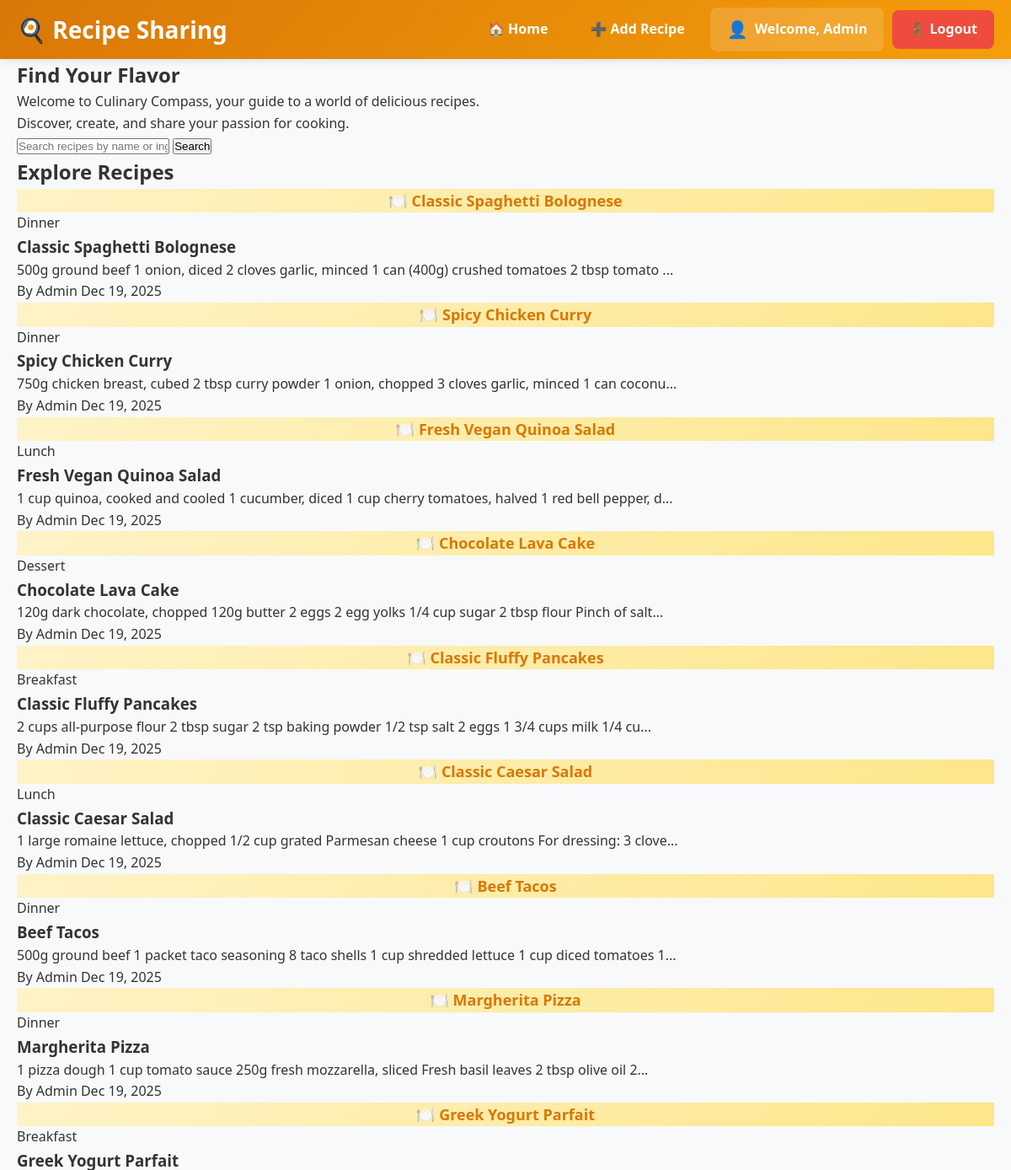
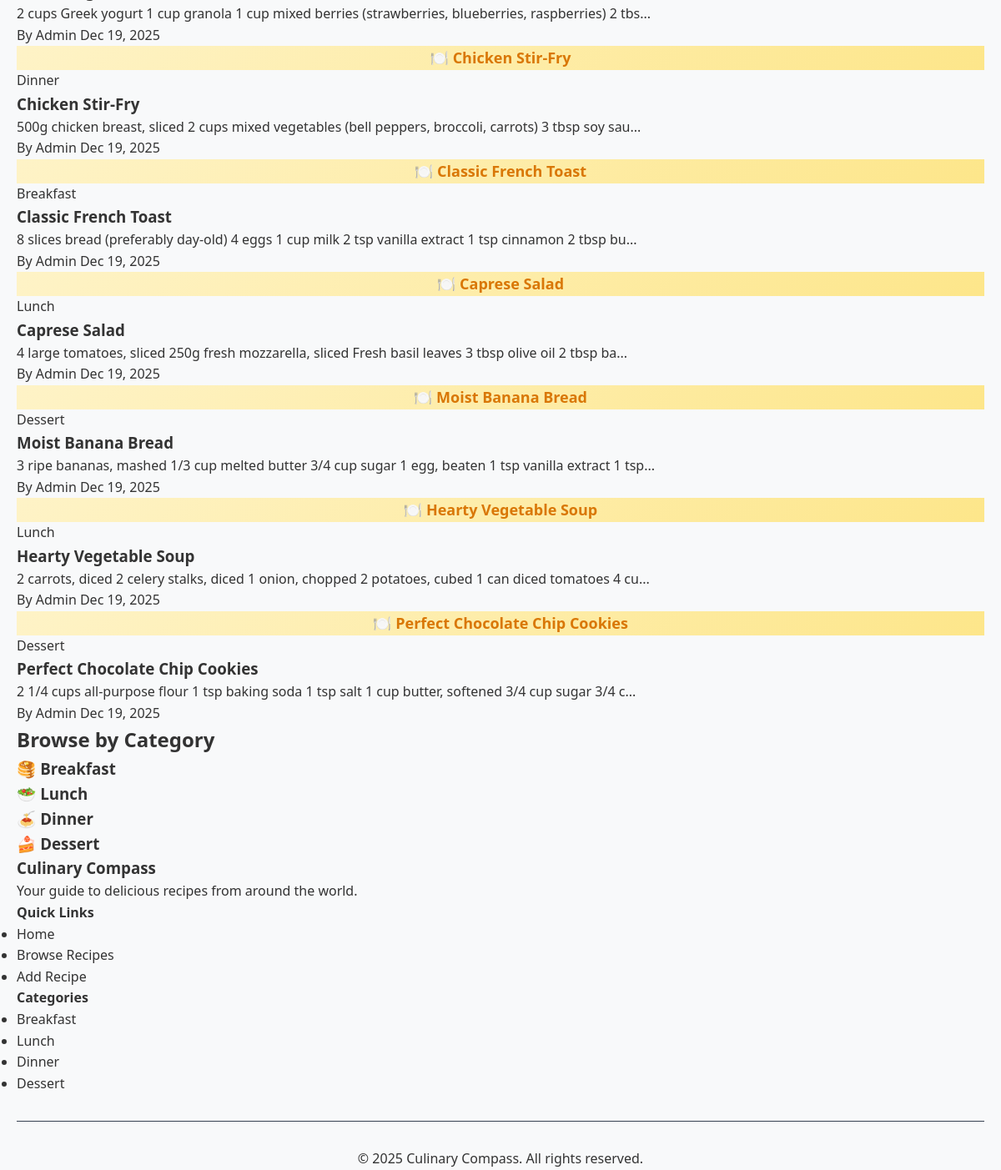
The page / (signed in) on the database its author committed (2 pictures, top to bottom).
### tables this page shows
CREATE TABLE IF NOT EXISTS recipes (
    id INT AUTO_INCREMENT PRIMARY KEY,
    user_id INT NOT NULL,
    title VARCHAR(200) NOT NULL,
    category VARCHAR(50) NOT NULL,
    ingredients TEXT NOT NULL,
    instructions TEXT NOT NULL,
    image VARCHAR(255) DEFAULT 'default-recipe.jpg',
    created_at TIMESTAMP DEFAULT CURRENT_TIMESTAMP,
    updated_at TIMESTAMP DEFAULT CURRENT_TIMESTAMP ON UPDATE CURRENT_TIMESTAMP,
    INDEX idx_user_id (user_id),
    INDEX idx_category (category),
    INDEX idx_created_at (created_at),
    FOREIGN KEY (user_id) REFERENCES users(id) ON DELETE CASCADE
);

CREATE TABLE IF NOT EXISTS users (
    id INT AUTO_INCREMENT PRIMARY KEY,
    name VARCHAR(100) NOT NULL,
    email VARCHAR(100) NOT NULL UNIQUE,
    password_hash VARCHAR(255) NOT NULL,
    created_at TIMESTAMP DEFAULT CURRENT_TIMESTAMP,
    INDEX idx_email (email)
);

### index.php (the view, shortened to what this page needs)
<?php
require_once 'config/database.php';
$search = isset($_GET['search']) ? trim($_GET['search']) : '';
if ($search) {
  $stmt = $pdo->prepare("
        SELECT r.*, u.name as author_name
        FROM recipes r
        JOIN users u ON r.user_id = u.id
        WHERE r.title LIKE ? OR r.ingredients LIKE ? OR r.category LIKE ?
        ORDER BY r.created_at DESC
    ");
  $searchTerm = "%{$search}%";
  $stmt->execute([$searchTerm, $searchTerm, $searchTerm]);
} else {
  $stmt = $pdo->query("
        SELECT r.*, u.name as author_name
        FROM recipes r
        JOIN users u ON r.user_id = u.id
        ORDER BY r.created_at DESC
        LIMIT 15
    ");
}
$recipes = $stmt->fetchAll();
include 'includes/header.php';
?>
<section class="hero">
  <div class="container">
    <h1>Find Your Flavor</h1>
    <p>Welcome to Culinary Compass, your guide to a world of delicious recipes.<br>
      Discover, create, and share your passion for cooking.</p>
  </div>
</section>
<section class="search-section">
  <div class="container">
    <div class="search-bar-container">
      <form method="GET" action="index.php" class="search-form">
        <input
          type="text"
          name="search"
          class="search-input"
          placeholder="Search recipes by name or ingredients..."
          value="<?php echo htmlspecialchars($search); ?>">
        <button type="submit" class="search-button">Search</button>
      </form>
    </div>
  </div>
</section>
<section class="recipes-section">
  <div class="container">
    <h2><?php echo $search ? 'Search Results' : 'Explore Recipes'; ?></h2>
    <?php if (count($recipes) > 0): ?>
      <div class="recipe-grid">
        <?php foreach ($recipes as $recipe): ?>
          <article class="recipe-card">
            <a href="recipe-detail.php?id=<?php echo $recipe['id']; ?>" class="recipe-card-link">
              <div class="recipe-card-image">
                <?php if (!empty($recipe['image']) && file_exists('assets/uploads/' . $recipe['image'])): ?>
                  <img src="assets/uploads/<?php echo htmlspecialchars($recipe['image']); ?>"
                    alt="<?php echo htmlspecialchars($recipe['title']); ?>">
                <?php else: ?>
                  <div style="width: 100%; height: 100%; display: flex; align-items: center; justify-content: center; background: linear-gradient(135deg, #fef3c7, #fde68a); color: #d97706; font-size: 18px; font-weight: 600;">
                    🍽️ <?php echo htmlspecialchars($recipe['title']); ?>
                  </div>
                <?php endif; ?>
                <span class="recipe-category-badge">
                  <?php echo htmlspecialchars($recipe['category']); ?>
                </span>
              </div>
              <div class="recipe-card-content">
                <h3 class="recipe-card-title">
                  <?php echo htmlspecialchars($recipe['title']); ?>
                </h3>
                <p class="recipe-card-description">
                  <?php
                  $ingredients = htmlspecialchars($recipe['ingredients']);
                  echo substr($ingredients, 0, 100) . (strlen($ingredients) > 100 ? '...' : '');
                  ?>
                </p>
                <div class="recipe-card-meta">
                  <span class="recipe-author">
                    By <?php echo htmlspecialchars($recipe['author_name']); ?>
                  </span>
                  <span class="recipe-date">
                    <?php echo date('M d, Y', strtotime($recipe['created_at'])); ?>
                  </span>
                </div>
              </div>
            </a>
          </article>
        <?php endforeach; ?>
      </div>
    <?php endif; ?>
  </div>
</section>
<section class="categories-section">
  <div class="container">
    <h2>Browse by Category</h2>
    <div class="category-grid">
      <a href="browse.php?category=Breakfast" class="category-card">
        <h3>🥞 Breakfast</h3>
      </a>
      <a href="browse.php?category=Lunch" class="category-card">
        <h3>🥗 Lunch</h3>
      </a>
      <a href="browse.php?category=Dinner" class="category-card">
        <h3>🍝 Dinner</h3>
      </a>
      <a href="browse.php?category=Dessert" class="category-card">
        <h3>🍰 Dessert</h3>
      </a>
    </div>
  </div>
</section>
<?php include 'includes/footer.php'; ?>

### assets/css/style.css (style rules this page uses)
* { margin: 0; padding: 0; box-sizing: border-box; }
body { font-family: 'Segoe UI', Tahoma, Geneva, Verdana, sans-serif; line-height: 1.6; color: #333; background-color: #f8f9fa; }
.container { max-width: 1200px; margin: 0 auto; padding: 0 20px; }
a { text-decoration: none; color: inherit; transition: all 0.3s ease; }

### rows shown on the page
recipes: title "Classic Spaghetti Bolognese", category "Dinner", ingredients "500g ground beef 1 onion, diced 2 cloves garlic, minced 1 can (400g) crushed tomatoes 2 tbsp tomato", user.name "Admin", created_at "Dec 19, 2025"
recipes: title "Spicy Chicken Curry", category "Dinner", ingredients "750g chicken breast, cubed 2 tbsp curry powder 1 onion, chopped 3 cloves garlic, minced 1 can coconu", user.name "Admin", created_at "Dec 19, 2025"
recipes: title "Fresh Vegan Quinoa Salad", category "Lunch", ingredients "1 cup quinoa, cooked and cooled 1 cucumber, diced 1 cup cherry tomatoes, halved 1 red bell pepper, d", user.name "Admin", created_at "Dec 19, 2025"
recipes: title "Chocolate Lava Cake", category "Dessert", ingredients "120g dark chocolate, chopped 120g butter 2 eggs 2 egg yolks 1/4 cup sugar 2 tbsp flour Pinch of salt", user.name "Admin", created_at "Dec 19, 2025"
recipes: title "Classic Fluffy Pancakes", category "Breakfast", ingredients "2 cups all-purpose flour 2 tbsp sugar 2 tsp baking powder 1/2 tsp salt 2 eggs 1 3/4 cups milk 1/4 cu", user.name "Admin", created_at "Dec 19, 2025"
recipes: title "Classic Caesar Salad", category "Lunch", ingredients "1 large romaine lettuce, chopped 1/2 cup grated Parmesan cheese 1 cup croutons For dressing: 3 clove", user.name "Admin", created_at "Dec 19, 2025"
recipes: title "Beef Tacos", category "Dinner", ingredients "500g ground beef 1 packet taco seasoning 8 taco shells 1 cup shredded lettuce 1 cup diced tomatoes 1", user.name "Admin", created_at "Dec 19, 2025"
recipes: title "Margherita Pizza", category "Dinner", ingredients "1 pizza dough 1 cup tomato sauce 250g fresh mozzarella, sliced Fresh basil leaves 2 tbsp olive oil 2", user.name "Admin", created_at "Dec 19, 2025"
recipes: title "Greek Yogurt Parfait", category "Breakfast", ingredients "2 cups Greek yogurt 1 cup granola 1 cup mixed berries (strawberries, blueberries, raspberries) 2 tbs", user.name "Admin", created_at "Dec 19, 2025"
recipes: title "Chicken Stir-Fry", category "Dinner", ingredients "500g chicken breast, sliced 2 cups mixed vegetables (bell peppers, broccoli, carrots) 3 tbsp soy sau", user.name "Admin", created_at "Dec 19, 2025"
recipes: title "Classic French Toast", category "Breakfast", ingredients "8 slices bread (preferably day-old) 4 eggs 1 cup milk 2 tsp vanilla extract 1 tsp cinnamon 2 tbsp bu", user.name "Admin", created_at "Dec 19, 2025"
recipes: title "Caprese Salad", category "Lunch", ingredients "4 large tomatoes, sliced 250g fresh mozzarella, sliced Fresh basil leaves 3 tbsp olive oil 2 tbsp ba", user.name "Admin", created_at "Dec 19, 2025"
recipes: title "Moist Banana Bread", category "Dessert", ingredients "3 ripe bananas, mashed 1/3 cup melted butter 3/4 cup sugar 1 egg, beaten 1 tsp vanilla extract 1 tsp", user.name "Admin", created_at "Dec 19, 2025"
recipes: title "Hearty Vegetable Soup", category "Lunch", ingredients "2 carrots, diced 2 celery stalks, diced 1 onion, chopped 2 potatoes, cubed 1 can diced tomatoes 4 cu", user.name "Admin", created_at "Dec 19, 2025"
recipes: title "Perfect Chocolate Chip Cookies", category "Dessert", ingredients "2 1/4 cups all-purpose flour 1 tsp baking soda 1 tsp salt 1 cup butter, softened 3/4 cup sugar 3/4 c", user.name "Admin", created_at "Dec 19, 2025"

### other values the page prints
$_SESSION['user_name'] "Admin"
